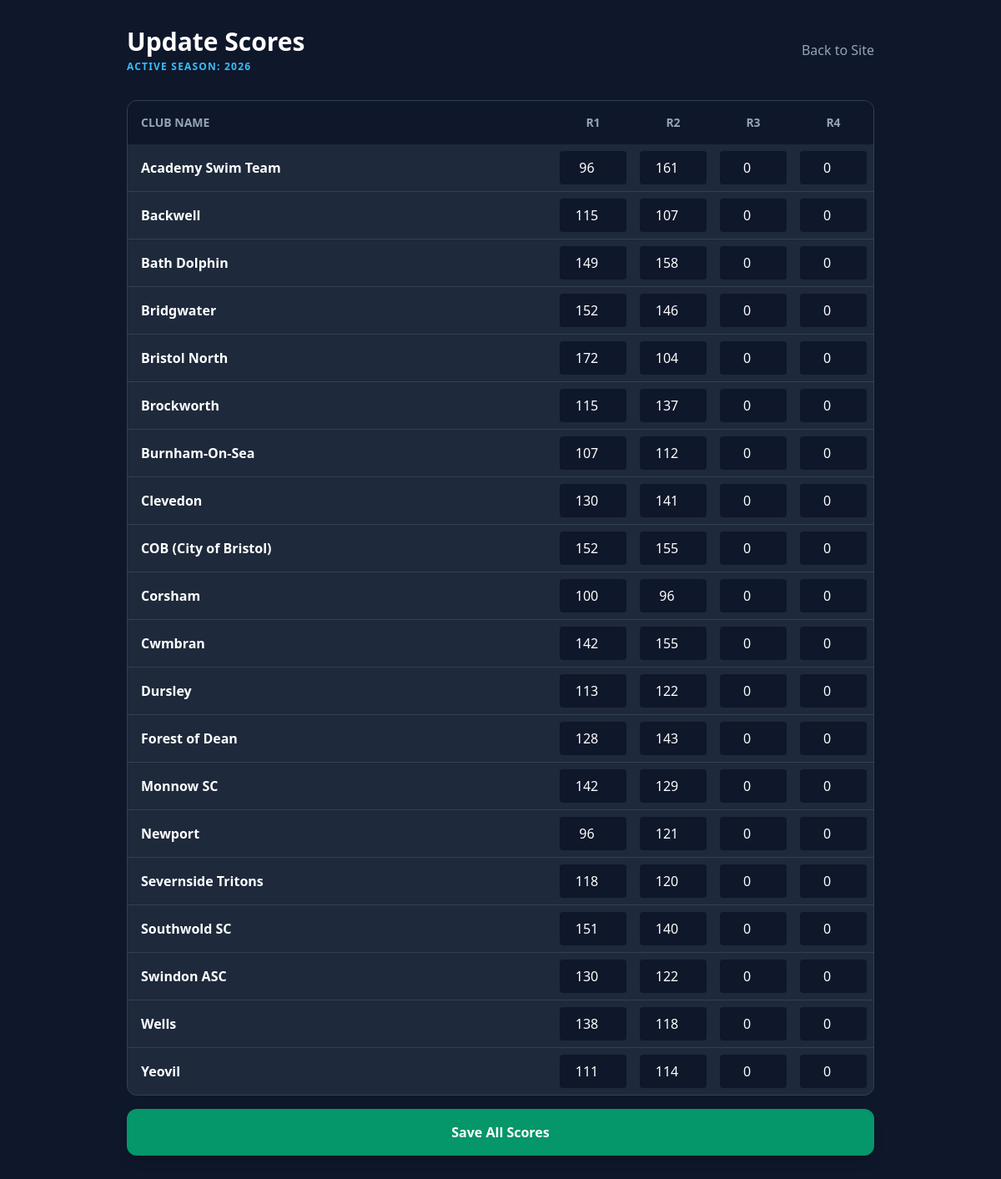
/update_scores.php (signed in), run on an earlier commit of the app's database.
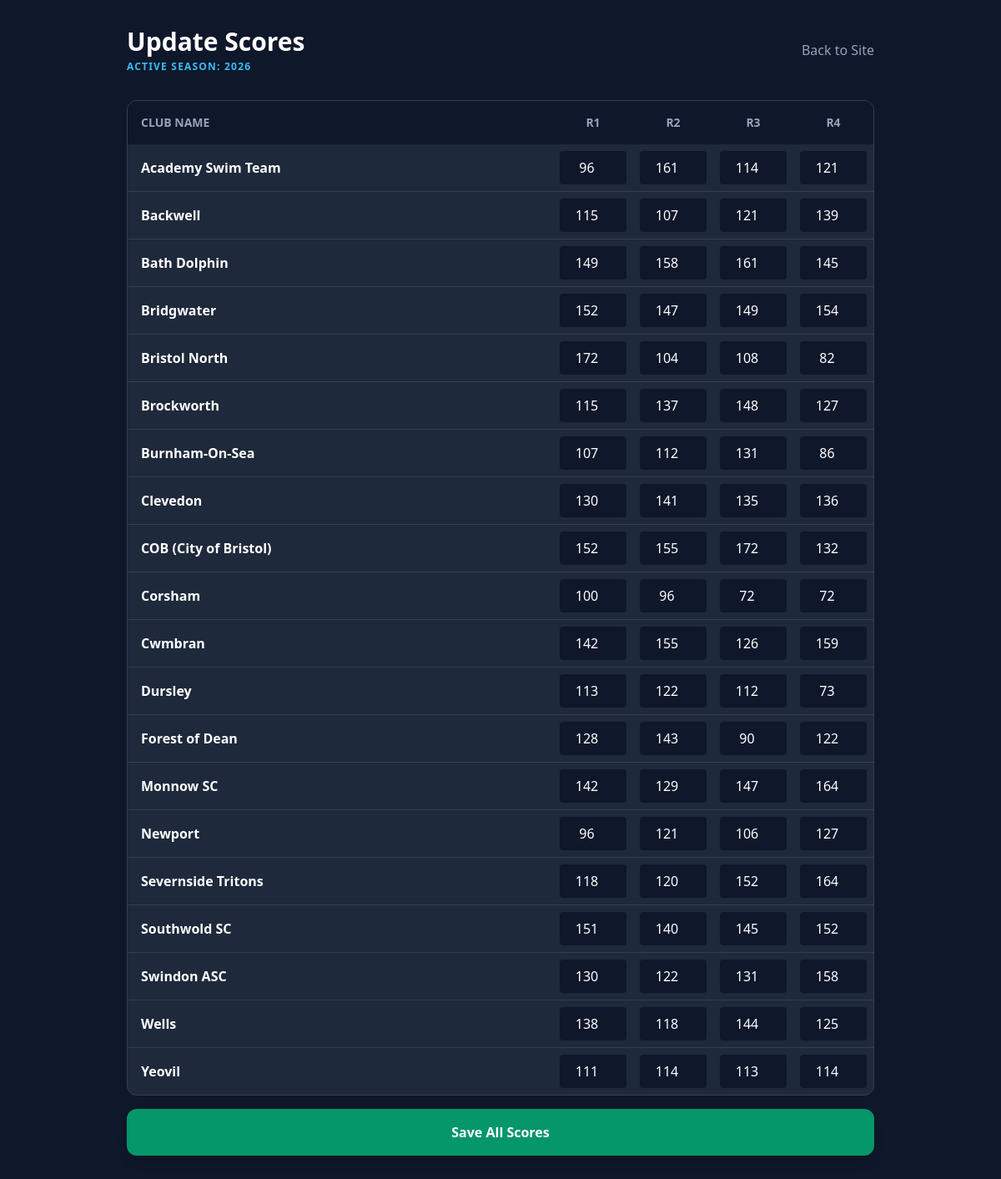
And on a later commit of the database.
### tables this page shows
CREATE TABLE `clubs` (
  `id` int(11) NOT NULL AUTO_INCREMENT,
  `name` varchar(100) NOT NULL,
  `logo` varchar(50) DEFAULT NULL,
  `pool_name` varchar(100) DEFAULT NULL,
  `postcode` varchar(10) DEFAULT NULL,
  `website` varchar(255) DEFAULT NULL,
  `latitude` decimal(10,8) DEFAULT NULL,
  `longitude` decimal(11,8) DEFAULT NULL,
  PRIMARY KEY (`id`)
);

### db.php (called while the page is built, shortened)
<?php
function cotswold_config_value(string $key, string $default = ''): string
{
    return $default;
}
$servername = cotswold_config_value('COTSWOLD_DB_HOST', 'localhost');
$username = cotswold_config_value('COTSWOLD_DB_USER', 'root');
$password = cotswold_config_value('COTSWOLD_DB_PASS', '');
$dbname = cotswold_config_value('COTSWOLD_DB_NAME', 'cotswold_league');
try {
    $conn = new mysqli($servername, $username, $password, $dbname);
} catch (mysqli_sql_exception $e) {
    error_log('Database connection failed: ' . $e->getMessage());
    http_response_code(503);
    die('Service temporarily unavailable.');
}
$conn->query("CREATE TABLE IF NOT EXISTS global_settings (
    setting_key VARCHAR(50) PRIMARY KEY,
    setting_value VARCHAR(255) NOT NULL
) ENGINE=InnoDB DEFAULT CHARSET=utf8mb4");
$conn->query("INSERT IGNORE INTO global_settings (setting_key, setting_value) VALUES ('current_season_year', '2026')");
$season_query = $conn->query("SELECT setting_value FROM global_settings WHERE setting_key = 'current_season_year'");
if ($season_query && $row = $season_query->fetch_assoc()) {
    $current_season_year = (int)$row['setting_value'];
} else {
    $current_season_year = 2026;
}
?>

### update_scores.php (the view, shortened to what this page needs)
<?php
include 'db.php';
$authenticated = isset($_SESSION['super_admin_logged_in']) && $_SESSION['super_admin_logged_in'] === true;
$sql = "SELECT c.id, c.name, COALESCE(r.round_1, 0) as round_1, COALESCE(r.round_2, 0) as round_2, COALESCE(r.round_3, 0) as round_3, COALESCE(r.round_4, 0) as round_4
        FROM clubs c
        LEFT JOIN results r ON c.id = r.club_id AND r.season_year = $current_season_year
        WHERE c.is_active = 1 OR r.id IS NOT NULL
        ORDER BY c.name ASC";
$result = $conn->query($sql);
?>
<!DOCTYPE html>
<html lang="en">
<head>
    <script src="https://cdn.tailwindcss.com"></script>
</head>
<body class="bg-slate-900 text-white p-8">
<?php if (!$authenticated): ?>
    <div class="max-w-md mx-auto bg-slate-800 p-8 rounded-xl shadow-lg mt-20 text-center">
        <h1 class="text-2xl font-bold mb-4">Score Entry Login</h1>
        <form method="POST">
            <input type="password" name="password" class="w-full bg-slate-700 p-3 rounded mb-4 text-white" placeholder="Password">
            <button type="submit" class="w-full bg-sky-600 p-3 rounded font-bold hover:bg-sky-500">Enter</button>
        </form>
    </div>
<?php else: ?>
    <div class="max-w-4xl mx-auto">
        <div class="flex justify-between items-center mb-8">
            <div>
                <h1 class="text-3xl font-bold">Update Scores</h1>
                <p class="text-sky-400 font-bold uppercase tracking-widest text-xs mt-1">Active Season: <?php echo $current_season_year; ?></p>
            </div>
            <a href="index" class="text-slate-400 hover:text-white">Back to Site</a>
        </div>
        <form method="POST" class="space-y-4">
            <div class="bg-slate-800 rounded-xl overflow-hidden border border-slate-700">
                <table class="w-full text-left">
                    <thead class="bg-slate-900 text-slate-400 text-sm uppercase">
                        <tr>
                            <th class="p-4">Club Name</th>
                            <th class="p-4 w-24 text-center">R1</th>
                            <th class="p-4 w-24 text-center">R2</th>
                            <th class="p-4 w-24 text-center">R3</th>
                            <th class="p-4 w-24 text-center">R4</th>
                        </tr>
                    </thead>
                    <tbody class="divide-y divide-slate-700">
                        <?php while($row = $result->fetch_assoc()): ?>
                        <tr class="hover:bg-slate-700/50">
                            <td class="p-4 font-bold"><?php echo $row['name']; ?></td>
                            <td class="p-2"><input type="number" name="scores[<?php echo $row['id']; ?>][1]" value="<?php echo $row['round_1']; ?>" class="w-full bg-slate-900 p-2 rounded text-center"></td>
                            <td class="p-2"><input type="number" name="scores[<?php echo $row['id']; ?>][2]" value="<?php echo $row['round_2']; ?>" class="w-full bg-slate-900 p-2 rounded text-center"></td>
                            <td class="p-2"><input type="number" name="scores[<?php echo $row['id']; ?>][3]" value="<?php echo $row['round_3']; ?>" class="w-full bg-slate-900 p-2 rounded text-center"></td>
                            <td class="p-2"><input type="number" name="scores[<?php echo $row['id']; ?>][4]" value="<?php echo $row['round_4']; ?>" class="w-full bg-slate-900 p-2 rounded text-center"></td>
                        </tr>
                        <?php endwhile; ?>
                    </tbody>
                </table>
            </div>
            <button type="submit" name="update_scores" class="w-full bg-emerald-600 hover:bg-emerald-500 text-white font-bold py-4 rounded-xl shadow-lg transition-colors mt-6">
                Save All Scores
            </button>
        </form>
    </div>
<?php endif; ?>
</body>
</html>

What changed in the data, as far as the page shows it:
changed clubs "Academy Swim Team": round_3 "0" → "114"; round_4 "0" → "121"
changed clubs "Backwell": round_3 "0" → "121"; round_4 "0" → "139"
changed clubs "Bath Dolphin": round_3 "0" → "161"; round_4 "0" → "145"
changed clubs "Bridgwater": round_2 "146" → "147"; round_3 "0" → "149"; round_4 "0" → "154"
changed clubs "Bristol North": round_3 "0" → "108"; round_4 "0" → "82"
changed clubs "Brockworth": round_3 "0" → "148"; round_4 "0" → "127"
changed clubs "Burnham-On-Sea": round_3 "0" → "131"; round_4 "0" → "86"
changed clubs "Clevedon": round_3 "0" → "135"; round_4 "0" → "136"
changed clubs "COB (City of Bristol)": round_3 "0" → "172"; round_4 "0" → "132"
changed clubs "Corsham": round_3 "0" → "72"; round_4 "0" → "72"
changed clubs "Cwmbran": round_3 "0" → "126"; round_4 "0" → "159"
changed clubs "Dursley": round_3 "0" → "112"; round_4 "0" → "73"
changed clubs "Forest of Dean": round_3 "0" → "90"; round_4 "0" → "122"
changed clubs "Monnow SC": round_3 "0" → "147"; round_4 "0" → "164"
changed clubs "Newport": round_3 "0" → "106"; round_4 "0" → "127"
changed clubs "Severnside Tritons": round_3 "0" → "152"; round_4 "0" → "164"
changed clubs "Southwold SC": round_3 "0" → "145"; round_4 "0" → "152"
changed clubs "Swindon ASC": round_3 "0" → "131"; round_4 "0" → "158"
changed clubs "Wells": round_3 "0" → "144"; round_4 "0" → "125"
changed clubs "Yeovil": round_3 "0" → "113"; round_4 "0" → "114"
